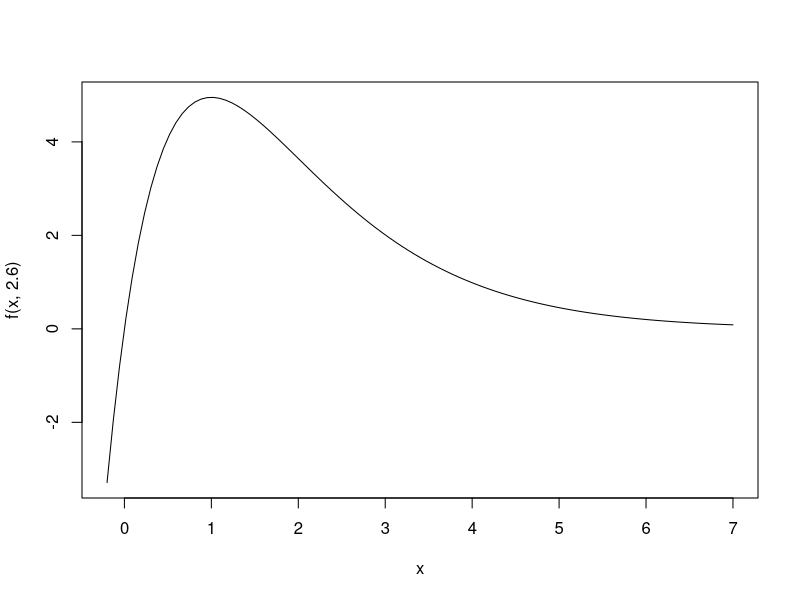

The R source for this figure:
rm(list=ls())

f = function(x, theta) x * exp( theta - x)
curve(f(x, 2.6), from=-0.2, to=7)

L = 10

TT = 10e3
nburn = 100
ninit = 5
n = ninit + nburn + TT + L

sig = 0.09
theta = 2.6




set.seed(3)

y0 = numeric(n)
y0[1:ninit] = exp(rnorm(ninit, 0.0, sd=sig))

for (t in (ninit+1):n) {
	y0[t] = f(y0[t-2], theta) + rnorm(1, 0.0, sd=sig)
}

y1 = y0[-c(1:(ninit+nburn))]

length(y1) == (TT + L)

yX = embed(y1, L+1)

y = yX[,1]
X = yX[,-1]

str(y)
str(X)

# nplot = 200
# plot.ts(y[1:nplot])

# par(mfrow=c(3,2))
# for (i in 1:5) plot(X[1:nplot,i], y[1:nplot], main=paste("Lag", i))

# library("rgl")
# plot3d(X[1:nplot,3], X[1:nplot,2], X[1:nplot,1], type='p', xlab="lag 2", ylab="lag 1", zlab="y")
# dev.off()

## for validation

nprime = 1000
tprime = sort(sample(1001:10e3, nprime, replace=FALSE))

y_valid = y[tprime]
X_valid = X[tprime,]

nsim_valid = 2000

Y_valid = matrix(NA, nrow=nsim_valid, ncol=nprime)
for (i in 1:nprime) {
	Y_valid[,i] = f(X_valid[i,2], theta) + rnorm(nsim_valid, 0.0, sd=sig)
}


save(file="Ricker_single.rda", y, X, y_valid, X_valid, Y_valid, tprime)



rm(list=ls())
